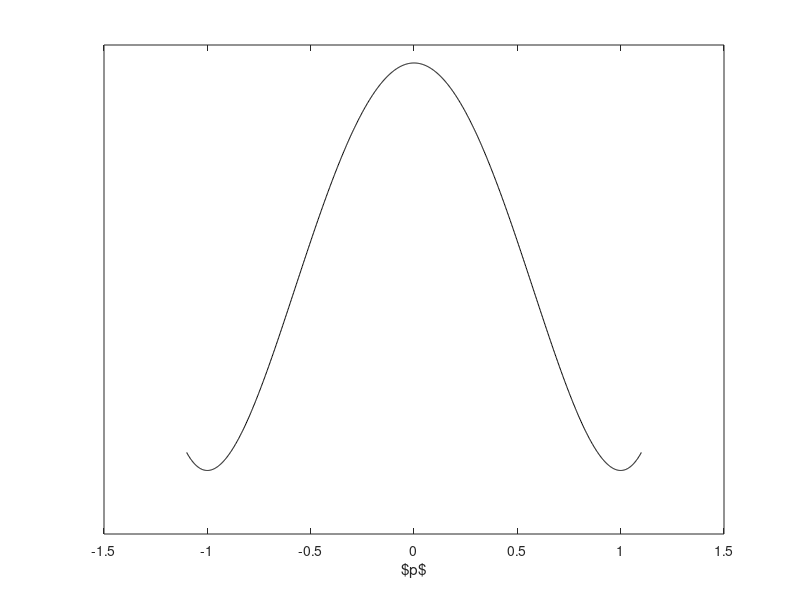

This chart was generated by the following MATLAB code: (Note: this script raises an error after producing the figure.)
function [h, vals, ps, ts, landscapeFun] = draw_landscape(grad, pRange, tRange)
%% DRAW_LANDSCAPE(grad, pRange, tRange) will plot an energy landscape
%% corresponding to the gradient/slope function grad(p,t), where p is the
%% state and t is the time. pRange, tRange are ranges of p and t to draw the
%% landscape. Specifying either one as scalar will result in a line plot; a
%% surface plot is constructed if both have two elements. 
%%
%% Outputs: plot-object handle;
%%          vector/matrix of computed landscape values;
%%          scalar/vector of states sampled;
%%          scalar/vector of times sampled.
    
    if nargin < 1
        % Default gradient function, of state p and time t.
        grad = @(p,t) (1-p.^2).*p + t;
    end

    if nargin < 2
        % Default range of state to draw.
        pRange = [-1.1,1.1];
    end

    if nargin < 3
        % Default range of time.
        tRange = 0;
    end

    % Prepare the grid (potentially 1D) for plotting.
    ps = linspace(pRange(1),pRange(end),1e3);
    ts = linspace(tRange(1),tRange(end),1e3);
    ps = unique(ps);
    ts = unique(ts);

    [pM,tM] = meshgrid(ps,ts);

    % Integrate the negative gradient in p.
    vals = cumtrapz(ps, -grad(pM,tM), 2);

    % Check if the plot was already being held.
    origHold = get(gca, 'NextPlot');
    if length(ts) == 1
        % Plot as a function of p if only one time is specified.
        h = plot(ps, vals, 'Color', 'black');
        hold on
        xlabel('$p$')
        set(gca,'YTick',[])

        % Form an interpolant to easily plot the steady states.
        landscapeFun = griddedInterpolant(ps, vals);
        gradFun = @(x) grad(x, ts(1));
        stst = find_roots(gradFun, pRange);
        stability = is_stable(stst, gradFun);
        scatter(stst(stability),landscapeFun(stst(stability)), 100, 'LineWidth', 2, 'MarkerFaceColor', 'black', 'MarkerEdgeColor', 'black')
        scatter(stst(~stability),landscapeFun(stst(~stability)), 100, 'LineWidth', 2, 'MarkerFaceColor', 'none', 'MarkerEdgeColor', 'black')

    elseif length(ps) == 1
        % Plot as a function of t if only one state is specified.
        h = plot(ts, vals, 'Color', 'black');
        hold on
        xlabel('$t$')
        set(gca,'YTick',[])

        % Form an interpolant to easily plot the steady states.
        landscapeFun = griddedInterpolant(ts, vals);
        gradFun = @(x) grad(ps(1), x);
        stst = find_roots(gradFun, tRange);
        stability = is_stable(stst, gradFun);
        scatter(stst(stability),landscapeFun(stst(stability)), 100, 'LineWidth', 2, 'MarkerFaceColor', 'black', 'MarkerEdgeColor', 'black')
        scatter(stst(~stability),landscapeFun(stst(~stability)), 100, 'LineWidth', 2, 'MarkerFaceColor', 'none', 'MarkerEdgeColor', 'black')

    else
        % Otherwise, construct a surface.
        h = surf(ps, ts, vals, 'LineStyle', 'none');
        hold on
        % Plot slices of the landscape 10 sampled t in the range.
        for i = round(1:(length(ts)-1)/10:length(ts))
            plot3(ps, ts(i)*ones(size(ps)), vals(i,:), 'Color', 'black')
        end

        % Form an interpolant object for the landscape.
        landscapeFun = griddedInterpolant(pM', tM', vals');

        % Plot the approximate location of roots.
        [M, c] = contour(pM, tM, grad(pM, tM), [0,0]);
        delete(c);
        draw_contours_on_surface(M, grad, landscapeFun);

        xlabel('$p$')
        ylabel('$t$')
        set(gca,'ZTick',[])
    end
    % Restore the old hold value.
    set(gca, 'NextPlot', origHold);
end